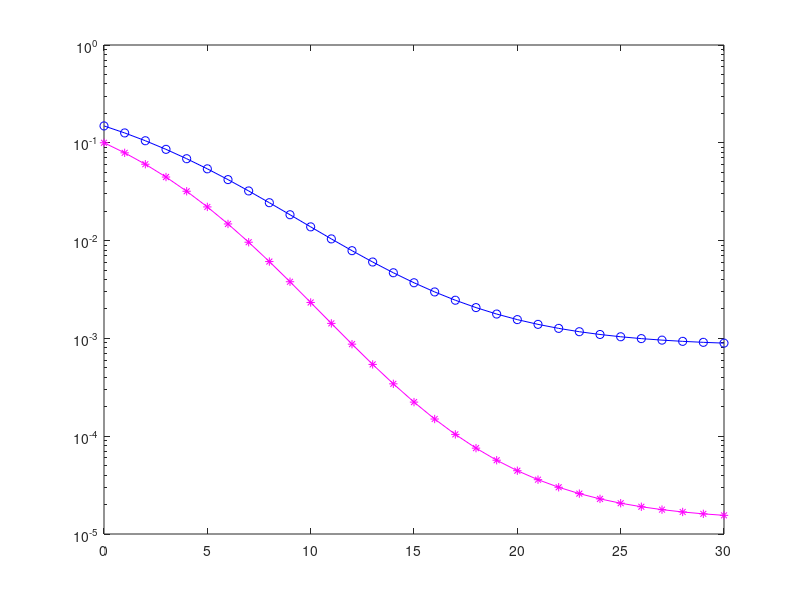

Recreate this plot in MATLAB. (Note: this script raises an error after producing the figure.)
clc;
clear all;
close all;

N=1;
alpha=1;
beta=2;
eta=0.05;
lamda=10.^((0:30)./10);

n=0;
m=0;
i=0;
j=0;

a=n-(2*m)+i-j
b=2*(n-i-j)
c=((((10/3)*n)-((5/3)*m)-((2/3)*i)-((4/3)*j))*eta)+(((4*n)-(2*m))./lamda)

d=2*b-1

d1=1
e=(d1./((beta+2.*c).^(b+0.5)))
f00=nchoosek(i,m)*nchoosek(j,n-m)*2^(a-1)*sqrt(beta)*eta^b.*e

SER1=nchoosek(N,n)*nchoosek(n,m)*(-2)^m*alpha*f00

% % % % % % % % % % % % % % % % % % % % % % % % % % % % % % % % % % % % % % % 
% % % % % % % % % % % % % % % % % % % % % % % % % % % % % % % % % % % % % % 
% % % % % % % % % % % % % % % % % % % % % % % % % % % % % % % % % % % % % % 

n=1;
m=0;
i=0;
j=1;

a=n-(2*m)+i-j
b=2*(n-i-j)
c=((((10/3)*n)-((5/3)*m)-((2/3)*i)-((4/3)*j))*eta)+(((4*n)-(2*m))./lamda)

d=2*b-1

d1=1 
e=(d1./((beta+2.*c).^(b+0.5)))
f10=nchoosek(i,m)*nchoosek(j,n-m)*2^(a-1)*sqrt(beta)*eta^b.*e

SER2=nchoosek(N,n)*nchoosek(n,m)*(-2)^m*alpha.*f10

% % % % % % % % % % % % % % % % % % % % % % % % % % % % % % % % % % % % % % 
% % % % % % % % % % % % % % % % % % % % % % % % % % % % % % % % % % % % % % 
% % % % % % % % % % % % % % % % % % % % % % % % % % % % % % % % % % % % % % 
n=1;
m=1;
i=1;
j=0;

a=n-(2*m)+i-j
b=2*(n-i-j)
c=((((10/3)*n)-((5/3)*m)-((2/3)*i)-((4/3)*j))*eta)+(((4*n)-(2*m))./lamda)

d=2*b-1

d1=1
e=(d1./((beta+2.*c).^(b+0.5)))
f11=nchoosek(i,m)*nchoosek(j,n-m)*2^(a-1)*sqrt(beta)*eta^b.*e

SER3=nchoosek(N,n)*nchoosek(n,m)*(-2)^m*alpha.*f11

SER=SER1+SER2+SER3
semilogy(10*log10(lamda),(SER1+SER2+SER3),'bo-')
hold on;

% % % % % % % % % % % % % % % % % % % % % % % % % % % % % % % % % % % % % % 
% % % % % % % % % % % % % % % % % % % % % % % % % % % % % % % % % % % % % % 
% % % % % % % % % % % % % % % % % % % % % % % % % % % % % % % % % % % % % % 
% % % % % % % % % % % % % % % % % % % % % % % % % % % % % % % % % % % % % % 
% % % % % % % % % % % % % % % % % % % % % % % % % % % % % % % % % % % % % % 
% % % % % % % % % % % % % % % % % % % % % % % % % % % % % % % % % % % % % % 
% % % % % % % % % % % % % % % % % % % % % % % % % % % % % % % % % % % % % % 
% % % % % % % % % % % % % % % % % % % % % % % % % % % % % % % % % % % % % % 
% % % % % % % % % % % % % % % % % % % % % % % % % % % % % % % % % % % % % % 

N=2;
alpha=1;
beta=2;
eta=0.05;
lamda=10.^((0:30)./10);

n=0;
m=0;
i=0;
j=0;

a=n-(2*m)+i-j
b=2*(n-i-j)
c=((((10/3)*n)-((5/3)*m)-((2/3)*i)-((4/3)*j))*eta)+(((4*n)-(2*m))./lamda)

d=2*b-1

d1=1
e=(d1./((beta+2.*c).^(b+0.5)))
f00=nchoosek(i,m)*nchoosek(j,n-m)*2^(a-1)*sqrt(beta)*eta^b.*e

SER1=nchoosek(N,n)*nchoosek(n,m)*(-2)^m*alpha*f00

% % % % % % % % % % % % % % % % % % % % % % % % % % % % % % % % % % % % % % % 
% % % % % % % % % % % % % % % % % % % % % % % % % % % % % % % % % % % % % % 
% % % % % % % % % % % % % % % % % % % % % % % % % % % % % % % % % % % % % % 

n=1;
m=0;
i=0;
j=1;

a=n-(2*m)+i-j
b=2*(n-i-j)
c=((((10/3)*n)-((5/3)*m)-((2/3)*i)-((4/3)*j))*eta)+(((4*n)-(2*m))./lamda)

d=2*b-1

d1=1 
e=(d1./((beta+2.*c).^(b+0.5)))
f10=nchoosek(i,m)*nchoosek(j,n-m)*2^(a-1)*sqrt(beta)*eta^b.*e

SER2=nchoosek(N,n)*nchoosek(n,m)*(-2)^m*alpha.*f10

% % % % % % % % % % % % % % % % % % % % % % % % % % % % % % % % % % % % % % 
% % % % % % % % % % % % % % % % % % % % % % % % % % % % % % % % % % % % % % 
% % % % % % % % % % % % % % % % % % % % % % % % % % % % % % % % % % % % % % 
n=1;
m=1;
i=1;
j=0;

a=n-(2*m)+i-j
b=2*(n-i-j)
c=((((10/3)*n)-((5/3)*m)-((2/3)*i)-((4/3)*j))*eta)+(((4*n)-(2*m))./lamda)

d=2*b-1

d1=1
e=(d1./((beta+2.*c).^(b+0.5)))
f11=nchoosek(i,m)*nchoosek(j,n-m)*2^(a-1)*sqrt(beta)*eta^b.*e

SER3=nchoosek(N,n)*nchoosek(n,m)*(-2)^m*alpha.*f11

%%%%%%%%%%%%%%%%%%%%%%%%%%%%%%%%%%%%%%%%%%%%%%%%%%%%%%%%%%%%%%%%%%%%%%%%%%%%%%%%%%%%%%%%%%%%%%%%%%%
%%%%%%%%%%%%%%%%%%%%%%%%%%%%%%%%%%%%%%%%%%%%%%%%%%%%%%%%%%%%%%%%%%%%%%%%%%%%%%%%%%%%%%%%%%%%%%%%%%%
%%%%%%%%%%%%%%%%%%%%%%%%%%%%%%%%%%%%%%%%%%%%%%%%%%%%%%%%%%%%%%%%%%%%%%%%%%%%%%%%%%%%%%%%%%%%%%%%%%%

n=2;
m=0;
i=0;
j=2;

a=n-(2*m)+i-j
b=2*(n-i-j)
c=((((10/3)*n)-((5/3)*m)-((2/3)*i)-((4/3)*j))*eta)+(((4*n)-(2*m))./lamda)

d=2*b-1

d1=1
e=(d1./((beta+2.*c).^(b+0.5)))
f20=nchoosek(i,m)*nchoosek(j,n-m)*2^(a-1)*sqrt(beta)*eta^b.*e

SER4=nchoosek(N,n)*nchoosek(n,m)*(-2)^m*alpha.*f20

%%%%%%%%%%%%%%%%%%%%%%%%%%%%%%%%%%%%%%%%%%%%%%%%%%%%%%%%%%%%%%%%%%%%%%%%%%%%%%%%%%%%%%%%%%%%%%%%%%%
%%%%%%%%%%%%%%%%%%%%%%%%%%%%%%%%%%%%%%%%%%%%%%%%%%%%%%%%%%%%%%%%%%%%%%%%%%%%%%%%%%%%%%%%%%%%%%%%%%%
%%%%%%%%%%%%%%%%%%%%%%%%%%%%%%%%%%%%%%%%%%%%%%%%%%%%%%%%%%%%%%%%%%%%%%%%%%%%%%%%%%%%%%%%%%%%%%%%%%%

n=2;
m=1;
i=1;
j=1;

a=n-(2*m)+i-j
b=2*(n-i-j)
c=((((10/3)*n)-((5/3)*m)-((2/3)*i)-((4/3)*j))*eta)+(((4*n)-(2*m))./lamda)

d=2*b-1

d1=1
e=(d1./((beta+2.*c).^(b+0.5)))
f21=nchoosek(i,m)*nchoosek(j,n-m)*2^(a-1)*sqrt(beta)*eta^b.*e

SER5=nchoosek(N,n)*nchoosek(n,m)*(-2)^m*alpha.*f21

%%%%%%%%%%%%%%%%%%%%%%%%%%%%%%%%%%%%%%%%%%%%%%%%%%%%%%%%%%%%%%%%%%%%%%%%%%%%%%%%%%%%%%%%%%%%%%%%%%%
%%%%%%%%%%%%%%%%%%%%%%%%%%%%%%%%%%%%%%%%%%%%%%%%%%%%%%%%%%%%%%%%%%%%%%%%%%%%%%%%%%%%%%%%%%%%%%%%%%%
%%%%%%%%%%%%%%%%%%%%%%%%%%%%%%%%%%%%%%%%%%%%%%%%%%%%%%%%%%%%%%%%%%%%%%%%%%%%%%%%%%%%%%%%%%%%%%%%%%%

n=2;
m=2;
i=2;
j=0;

a=n-(2*m)+i-j
b=2*(n-i-j)
c=((((10/3)*n)-((5/3)*m)-((2/3)*i)-((4/3)*j))*eta)+(((4*n)-(2*m))./lamda)

d=2*b-1

d1=1
e=(d1./((beta+2.*c).^(b+0.5)))
f22=nchoosek(i,m)*nchoosek(j,n-m)*2^(a-1)*sqrt(beta)*eta^b.*e

SER6=nchoosek(N,n)*nchoosek(n,m)*(-2)^m*alpha.*f22


SER=SER1+SER2+SER3+SER4+SER5+SER6
semilogy(10*log10(lamda),(SER1+SER2+SER3+SER4+SER5+SER6),'m*-')
hold on;


% % % % % % % % % % % % % % % % % % % % % % % % % % % % % % % % % % % % % % 
% % % % % % % % % % % % % % % % % % % % % % % % % % % % % % % % % % % % % % 
% % % % % % % % % % % % % % % % % % % % % % % % % % % % % % % % % % % % % % 
% % % % % % % % % % % % % % % % % % % % % % % % % % % % % % % % % % % % % % 
% % % % % % % % % % % % % % % % % % % % % % % % % % % % % % % % % % % % % % 
% % % % % % % % % % % % % % % % % % % % % % % % % % % % % % % % % % % % % % 
% % % % % % % % % % % % % % % % % % % % % % % % % % % % % % % % % % % % % % 
% % % % % % % % % % % % % % % % % % % % % % % % % % % % % % % % % % % % % % 
% % % % % % % % % % % % % % % % % % % % % % % % % % % % % % % % % % % % % % 

N=3;
alpha=1;
beta=2;
eta=0.05;
lamda=10.^((0:30)./10);

n=0;
m=0;
i=0;
j=0;

a=n-(2*m)+i-j
b=2*(n-i-j)
c=((((10/3)*n)-((5/3)*m)-((2/3)*i)-((4/3)*j))*eta)+(((4*n)-(2*m))./lamda)

d=2*b-1

d1=1
e=(d1./((beta+2.*c).^(b+0.5)))
f00=nchoosek(i,m)*nchoosek(j,n-m)*2^(a-1)*sqrt(beta)*eta^b.*e

SER1=nchoosek(N,n)*nchoosek(n,m)*(-2)^m*alpha*f00

% % % % % % % % % % % % % % % % % % % % % % % % % % % % % % % % % % % % % % % 
% % % % % % % % % % % % % % % % % % % % % % % % % % % % % % % % % % % % % % 
% % % % % % % % % % % % % % % % % % % % % % % % % % % % % % % % % % % % % % 

n=1;
m=0;
i=0;
j=1;

a=n-(2*m)+i-j
b=2*(n-i-j)
c=((((10/3)*n)-((5/3)*m)-((2/3)*i)-((4/3)*j))*eta)+(((4*n)-(2*m))./lamda)

d=2*b-1

d1=1 
e=(d1./((beta+2.*c).^(b+0.5)))
f10=nchoosek(i,m)*nchoosek(j,n-m)*2^(a-1)*sqrt(beta)*eta^b.*e

SER2=nchoosek(N,n)*nchoosek(n,m)*(-2)^m*alpha.*f10

% % % % % % % % % % % % % % % % % % % % % % % % % % % % % % % % % % % % % % 
% % % % % % % % % % % % % % % % % % % % % % % % % % % % % % % % % % % % % % 
% % % % % % % % % % % % % % % % % % % % % % % % % % % % % % % % % % % % % % 
n=1;
m=1;
i=1;
j=0;

a=n-(2*m)+i-j
b=2*(n-i-j)
c=((((10/3)*n)-((5/3)*m)-((2/3)*i)-((4/3)*j))*eta)+(((4*n)-(2*m))./lamda)

d=2*b-1

d1=1
e=(d1./((beta+2.*c).^(b+0.5)))
f11=nchoosek(i,m)*nchoosek(j,n-m)*2^(a-1)*sqrt(beta)*eta^b.*e

SER3=nchoosek(N,n)*nchoosek(n,m)*(-2)^m*alpha.*f11

%%%%%%%%%%%%%%%%%%%%%%%%%%%%%%%%%%%%%%%%%%%%%%%%%%%%%%%%%%%%%%%%%%%%%%%%%%%%%%%%%%%%%%%%%%%%%%%%%%%
%%%%%%%%%%%%%%%%%%%%%%%%%%%%%%%%%%%%%%%%%%%%%%%%%%%%%%%%%%%%%%%%%%%%%%%%%%%%%%%%%%%%%%%%%%%%%%%%%%%
%%%%%%%%%%%%%%%%%%%%%%%%%%%%%%%%%%%%%%%%%%%%%%%%%%%%%%%%%%%%%%%%%%%%%%%%%%%%%%%%%%%%%%%%%%%%%%%%%%%

n=2;
m=0;
i=0;
j=2;

a=n-(2*m)+i-j
b=2*(n-i-j)
c=((((10/3)*n)-((5/3)*m)-((2/3)*i)-((4/3)*j))*eta)+(((4*n)-(2*m))./lamda)

d=2*b-1

d1=1
e=(d1./((beta+2.*c).^(b+0.5)))
f20=nchoosek(i,m)*nchoosek(j,n-m)*2^(a-1)*sqrt(beta)*eta^b.*e

SER4=nchoosek(N,n)*nchoosek(n,m)*(-2)^m*alpha.*f20

%%%%%%%%%%%%%%%%%%%%%%%%%%%%%%%%%%%%%%%%%%%%%%%%%%%%%%%%%%%%%%%%%%%%%%%%%%%%%%%%%%%%%%%%%%%%%%%%%%%
%%%%%%%%%%%%%%%%%%%%%%%%%%%%%%%%%%%%%%%%%%%%%%%%%%%%%%%%%%%%%%%%%%%%%%%%%%%%%%%%%%%%%%%%%%%%%%%%%%%
%%%%%%%%%%%%%%%%%%%%%%%%%%%%%%%%%%%%%%%%%%%%%%%%%%%%%%%%%%%%%%%%%%%%%%%%%%%%%%%%%%%%%%%%%%%%%%%%%%%

n=2;
m=1;
i=1;
j=1;

a=n-(2*m)+i-j
b=2*(n-i-j)
c=((((10/3)*n)-((5/3)*m)-((2/3)*i)-((4/3)*j))*eta)+(((4*n)-(2*m))./lamda)

d=2*b-1

d1=1
e=(d1./((beta+2.*c).^(b+0.5)))
f21=nchoosek(i,m)*nchoosek(j,n-m)*2^(a-1)*sqrt(beta)*eta^b.*e

SER5=nchoosek(N,n)*nchoosek(n,m)*(-2)^m*alpha.*f21

%%%%%%%%%%%%%%%%%%%%%%%%%%%%%%%%%%%%%%%%%%%%%%%%%%%%%%%%%%%%%%%%%%%%%%%%%%%%%%%%%%%%%%%%%%%%%%%%%%%
%%%%%%%%%%%%%%%%%%%%%%%%%%%%%%%%%%%%%%%%%%%%%%%%%%%%%%%%%%%%%%%%%%%%%%%%%%%%%%%%%%%%%%%%%%%%%%%%%%%
%%%%%%%%%%%%%%%%%%%%%%%%%%%%%%%%%%%%%%%%%%%%%%%%%%%%%%%%%%%%%%%%%%%%%%%%%%%%%%%%%%%%%%%%%%%%%%%%%%%

n=2;
m=2;
i=2;
j=0;

a=n-(2*m)+i-j
b=2*(n-i-j)
c=((((10/3)*n)-((5/3)*m)-((2/3)*i)-((4/3)*j))*eta)+(((4*n)-(2*m))./lamda)

d=2*b-1

d1=1
e=(d1./((beta+2.*c).^(b+0.5)))
f22=nchoosek(i,m)*nchoosek(j,n-m)*2^(a-1)*sqrt(beta)*eta^b.*e

SER6=nchoosek(N,n)*nchoosek(n,m)*(-2)^m*alpha.*f22

%%%%%%%%%%%%%%%%%%%%%%%%%%%%%%%%%%%%%%%%%%%%%%%%%%%%%%%%%%%%%%%%%%%%%%%%%%%%%%%%%%%%%%%%%%%%%%%%%%%
%%%%%%%%%%%%%%%%%%%%%%%%%%%%%%%%%%%%%%%%%%%%%%%%%%%%%%%%%%%%%%%%%%%%%%%%%%%%%%%%%%%%%%%%%%%%%%%%%%%
%%%%%%%%%%%%%%%%%%%%%%%%%%%%%%%%%%%%%%%%%%%%%%%%%%%%%%%%%%%%%%%%%%%%%%%%%%%%%%%%%%%%%%%%%%%%%%%%%%%

n=3;
m=0;
i=0;
j=3;

a=n-(2*m)+i-j
b=2*(n-i-j)
c=((((10/3)*n)-((5/3)*m)-((2/3)*i)-((4/3)*j))*eta)+(((4*n)-(2*m))./lamda)

d=2*b-1

d1=1
e=(d1./((beta+2.*c).^(b+0.5)))
f30=nchoosek(i,m)*nchoosek(j,n-m)*2^(a-1)*sqrt(beta)*eta^b.*e

SER7=nchoosek(N,n)*nchoosek(n,m)*(-2)^m*alpha.*f30

%%%%%%%%%%%%%%%%%%%%%%%%%%%%%%%%%%%%%%%%%%%%%%%%%%%%%%%%%%%%%%%%%%%%%%%%%%%%%%%%%%%%%%%%%%%%%%%%%%%
%%%%%%%%%%%%%%%%%%%%%%%%%%%%%%%%%%%%%%%%%%%%%%%%%%%%%%%%%%%%%%%%%%%%%%%%%%%%%%%%%%%%%%%%%%%%%%%%%%%
%%%%%%%%%%%%%%%%%%%%%%%%%%%%%%%%%%%%%%%%%%%%%%%%%%%%%%%%%%%%%%%%%%%%%%%%%%%%%%%%%%%%%%%%%%%%%%%%%%%

n=3;
m=1;
i=1;
j=2;

a=n-(2*m)+i-j
b=2*(n-i-j)
c=((((10/3)*n)-((5/3)*m)-((2/3)*i)-((4/3)*j))*eta)+(((4*n)-(2*m))./lamda)

d=2*b-1

d1=1
e=(d1./((beta+2.*c).^(b+0.5)))
f31=nchoosek(i,m)*nchoosek(j,n-m)*2^(a-1)*sqrt(beta)*eta^b.*e

SER8=nchoosek(N,n)*nchoosek(n,m)*(-2)^m*alpha.*f31

%%%%%%%%%%%%%%%%%%%%%%%%%%%%%%%%%%%%%%%%%%%%%%%%%%%%%%%%%%%%%%%%%%%%%%%%%%%%%%%%%%%%%%%%%%%%%%%%%%%
%%%%%%%%%%%%%%%%%%%%%%%%%%%%%%%%%%%%%%%%%%%%%%%%%%%%%%%%%%%%%%%%%%%%%%%%%%%%%%%%%%%%%%%%%%%%%%%%%%%
%%%%%%%%%%%%%%%%%%%%%%%%%%%%%%%%%%%%%%%%%%%%%%%%%%%%%%%%%%%%%%%%%%%%%%%%%%%%%%%%%%%%%%%%%%%%%%%%%%%

n=3;
m=2;
i=2;
j=1;

a=n-(2*m)+i-j
b=2*(n-i-j)
c=((((10/3)*n)-((5/3)*m)-((2/3)*i)-((4/3)*j))*eta)+(((4*n)-(2*m))./lamda)

d=2*b-1

d1=1
e=(d1./((beta+2.*c).^(b+0.5)))
f32=nchoosek(i,m)*nchoosek(j,n-m)*2^(a-1)*sqrt(beta)*eta^b.*e

SER9=nchoosek(N,n)*nchoosek(n,m)*(-2)^m*alpha.*f32

%%%%%%%%%%%%%%%%%%%%%%%%%%%%%%%%%%%%%%%%%%%%%%%%%%%%%%%%%%%%%%%%%%%%%%%%%%%%%%%%%%%%%%%%%%%%%%%%%%%
%%%%%%%%%%%%%%%%%%%%%%%%%%%%%%%%%%%%%%%%%%%%%%%%%%%%%%%%%%%%%%%%%%%%%%%%%%%%%%%%%%%%%%%%%%%%%%%%%%%
%%%%%%%%%%%%%%%%%%%%%%%%%%%%%%%%%%%%%%%%%%%%%%%%%%%%%%%%%%%%%%%%%%%%%%%%%%%%%%%%%%%%%%%%%%%%%%%%%%%

n=3;
m=3;
i=3;
j=0;

a=n-(2*m)+i-j
b=2*(n-i-j)
c=((((10/3)*n)-((5/3)*m)-((2/3)*i)-((4/3)*j))*eta)+(((4*n)-(2*m))./lamda)

d=2*b-1

d1=1
e=(d1./((beta+2.*c).^(b+0.5)))
f33=nchoosek(i,m)*nchoosek(j,n-m)*2^(a-1)*sqrt(beta)*eta^b.*e

SER10=nchoosek(N,n)*nchoosek(n,m)*(-2)^m*alpha.*f33


SER=SER1+SER2+SER3+SER4+SER5+SER6+SER7+SER8+SER9+SER10
semilogy(10*log10(lamda),(SER1+SER2+SER3+SER4+SER5+SER6+SER7+SER8+SER9+SER10),'S-g')
hold on;


% % % % % % % % % % % % % % % % % % % % % % % % % % % % % % % % % % % % % % 
% % % % % % % % % % % % % % % % % % % % % % % % % % % % % % % % % % % % % % 
% % % % % % % % % % % % % % % % % % % % % % % % % % % % % % % % % % % % % % 
% % % % % % % % % % % % % % % % % % % % % % % % % % % % % % % % % % % % % % 
% % % % % % % % % % % % % % % % % % % % % % % % % % % % % % % % % % % % % % 
% % % % % % % % % % % % % % % % % % % % % % % % % % % % % % % % % % % % % % 
% % % % % % % % % % % % % % % % % % % % % % % % % % % % % % % % % % % % % % 
% % % % % % % % % % % % % % % % % % % % % % % % % % % % % % % % % % % % % % 
% % % % % % % % % % % % % % % % % % % % % % % % % % % % % % % % % % % % % % 


legend('ARS Simulated M = 1','ARS Simulated M = 2 ','ARS Simulated M = 3')
xlabel('Transmit Power [dB]') 
ylabel('SER')